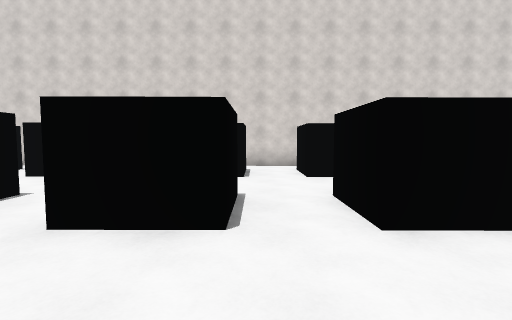
view 1 (above)

14 first-person views from a walk through a Unity game level. The camera is 1.5 m above the floor, tilts 4° down and sees 85° across. The floor is counted in squares, 2 m on a side. Each view is taken from the middle of a square. On the plan, view 1 faces up. The plan holds only what a view shows up to about 10 squares ahead; the rest is blank. The player character is not drawn.

view 2
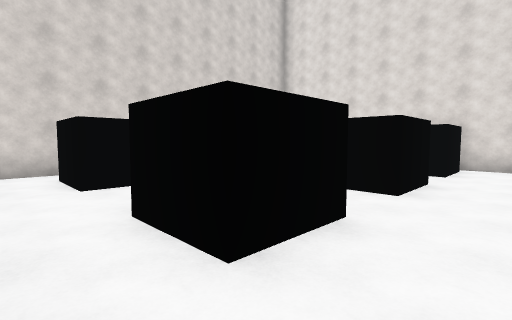

view 3
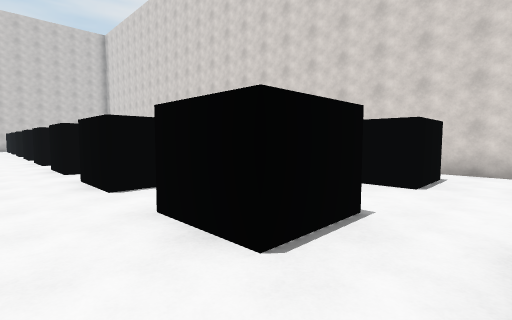

view 4
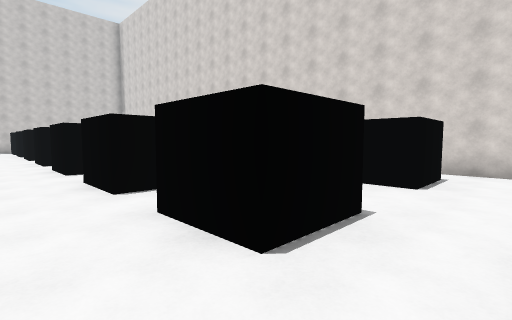

view 5
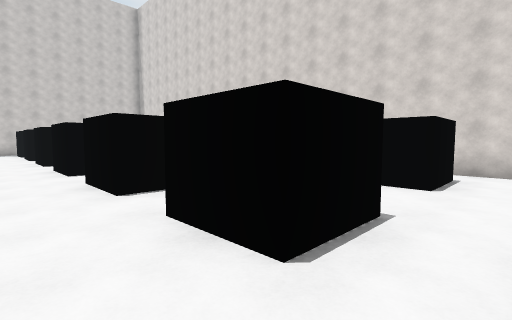

view 6
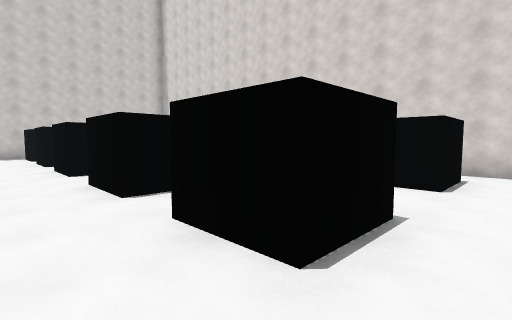

view 7
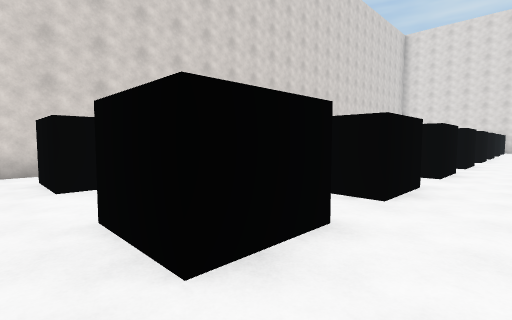

view 8
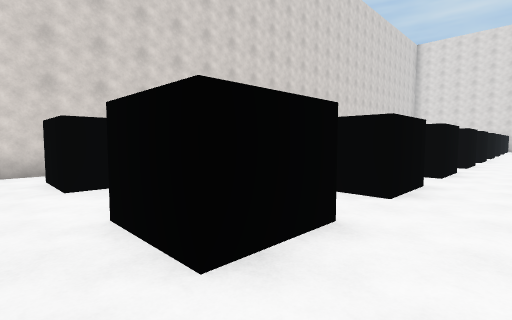

view 9
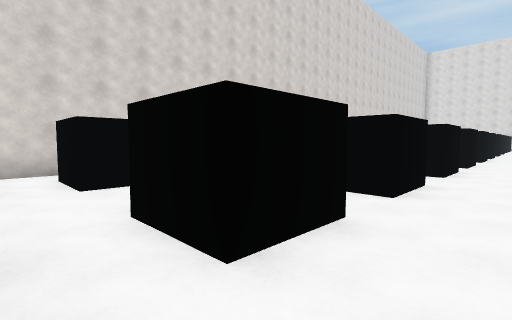

view 10
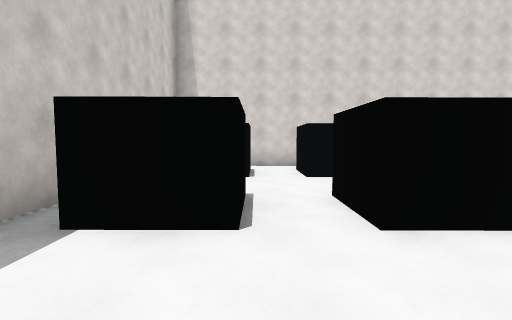

view 11
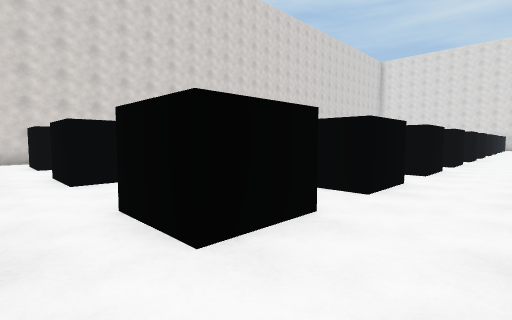

view 12
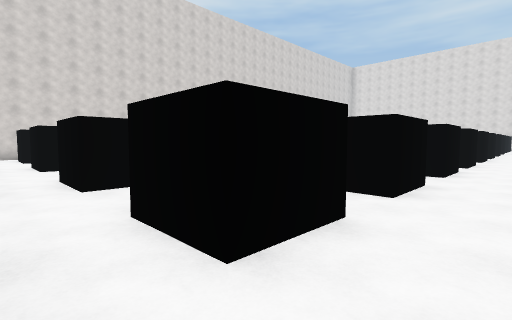

view 13
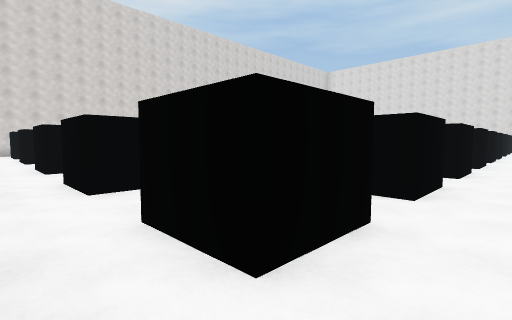

view 14
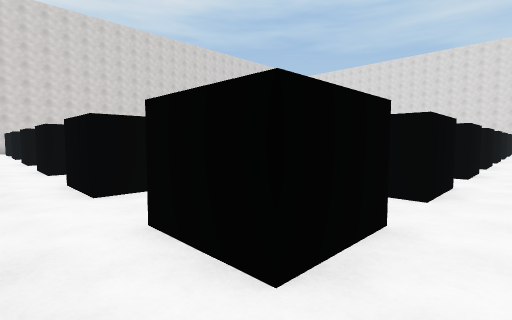

### Floor plan
Key: @ floor where view 1 was taken; # wall or solid block; . floor.
Columns run from 23 left of view 1 to 9 right of it. Each row starts with its distance up from view 1.
  9    ########   ###########
  8    .. .. ..   .. .. .. ..
  7   #.# .# .#   #. #.#..#.#
  6   #.##.  .     .  .#..#.##
  5    ..... ..   ............
  4    ..... ..   ...........
  3 #.#..#.##.##.##.#..#..#.. ..# ###
  2  ...............................#
  1   ..............................#
  0    .#                  @
 -1    .#   #.##.##.#
 -2    ..............
 -3    ...........
 -4    ..#. #.##.## #
 -5    ..............
 -6    ...........
 -7    ..           #
 -8    .... #.##.##..
 -9    ...........
-10
-11         #.##.##.#
-12    .   .......

Positions as (right, up) in squares from view 1, and headings:
1: (0, 0), facing up
2: (0, 1), facing up-right
3: (1, 1), facing up-left
4: (-2, 1), facing up-left
5: (-5, 1), facing up-left
6: (-8, 1), facing up-left
7: (-14, 1), facing up-right
8: (-17, 1), facing up-right
9: (-20, 1), facing up-right
10: (-20, 0), facing up
11: (-20, -3), facing up-right
12: (-20, -6), facing up-right
13: (-20, -9), facing up-right
14: (-20, -12), facing up-right
